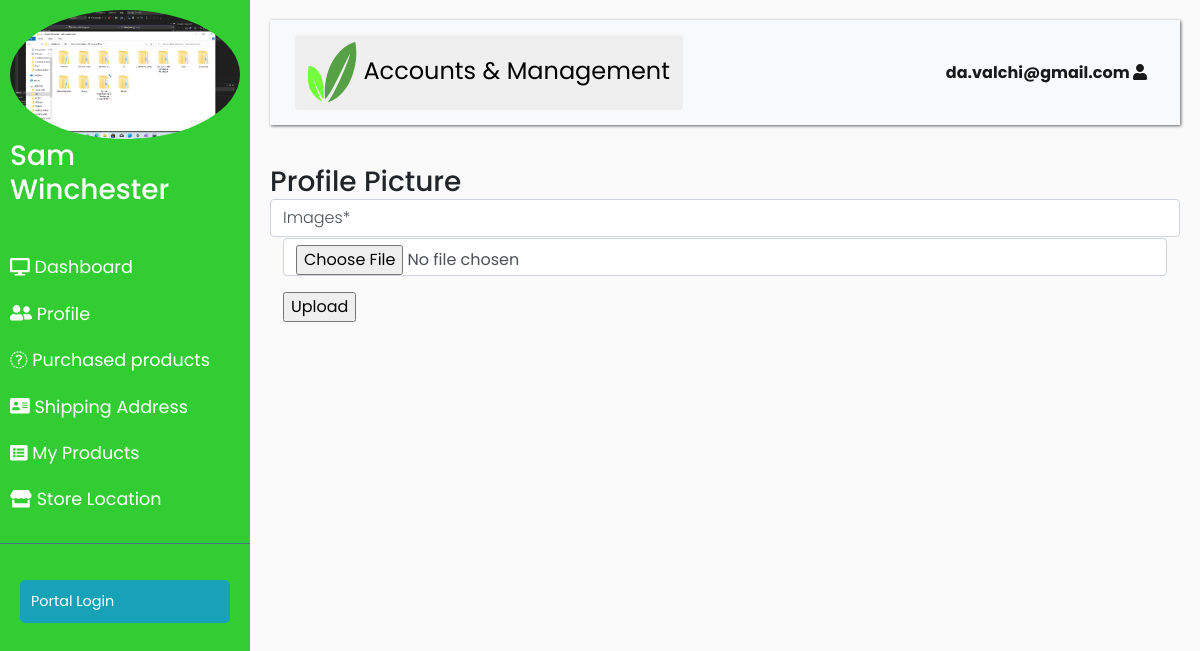
The app's page /account/display_picture (signed in) with its own data.
### account/models.py (models this page shows, shortened)
class User(AbstractBaseUser):
    first_name = models.CharField(max_length=50)
    last_name = models.CharField(max_length=50)
    email = models.EmailField(
        verbose_name='email address',
        max_length=255,
        unique=True,
    )
    phone = models.CharField(max_length=20)
    Active_Shipping_Address = models.ForeignKey(
        'goods.ShippingAddress',
        on_delete=models.DO_NOTHING,
        blank=True,
        null=True,
    )
    staff = models.BooleanField(default=False)
    admin = models.BooleanField(default=False)
    profile_picture = models.ImageField(blank=True, null=True)
    STATUS = (
        ('Buyer', 'Buyer'),
        ('Seller', 'Seller'),
    )
    client_status = models.CharField(max_length=500, choices=STATUS)
    USERNAME_FIELD = 'email'
    REQUIRED_FIELDS = ['first_name', 'last_name']
    @property
    def is_staff(self):
        return self.staff
    objects = UserManager()

class Profile(models.Model):
    user = models.OneToOneField(User, on_delete=models.CASCADE)
    images = models.ImageField(default='default.jpg', upload_to='profile_pics')

### farmer/views.py (the view, shortened to what this page needs)
# urls.py: path('display_picture', views.Profile_Picture.as_view(), name='profile_picture'),
class Profile_Picture(CreateView):
    model= Profile
    success_url = reverse_lazy('account')
    fields = ['images']
    template_name = "farmer/profile_picture.html"

### account/views.py (called while the page is built)
def _cart_id(request):
    cart = request.session.session_key
    if not cart:
        cart = request.session.create()
    return cart

### farmer/context_processor.py (called while the page is built)
def counter(request):
    cart_count=0
    if 'admin' in request.path:
        return {}
    else:
        try:
            cart=Cart.objects.filter(cart_id=_cart_id(request))
            cart_items=CartItem.objects.all().filter(cart=cart[:1])
            for cart_item in cart_items:
                cart_count+=cart_item.quantity
        except Cart.DoesNotExist:
            cart_count=0
    return dict(cart_count=cart_count)

### farmer/templates/farmer/profile_picture.html
{% extends 'farmer/account.html' %}
{% load crispy_forms_tags %}
{% block content %}
<h3 class="title-divider" style="margin-bottom: 0;"><span>Profile Picture</span></h3>
<div class="lead" style="margin-bottom: 40px;">
    <form class="form-control" method="post" enctype="multipart/form-data" >{% csrf_token %}
        {{ form|crispy }}
        <input type="submit" value="Upload">
    </form>
</div>
{% endblock %}

### farmer/templates/farmer/account.html (shortened to what this page needs)
{% load static %}
<!DOCTYPE html>
<html>
<head>
    <link rel="stylesheet" href="https://stackpath.bootstrapcdn.com/bootstrap/4.1.0/css/bootstrap.min.css">
</head>
<body style="">
    <div class="wrapper">
        <nav id="sidebar">
            <div class="sidebar-header">
              <a  {% if request.user.profile.images.url %}
                      href="{% url 'profile' request.user.id %}"
                          {% else %} href={% url 'profile_picture' %} {% endif %} >
                <img {% if request.user.profile.images.url %}
                    src="{{ request.user.profile.images.url }}"
                    {% else %}
                    src="https://dummyimage.com/150x150.gif?text={{ request.user }}"
                {% endif %}
                        alt="" width="768" height="1024" alt="Seller-Logo" class="img-fluid w-100"
                                      style="border-radius: 50%; height: 60%; width: 50%;"
                                     >
              </a>
                <h3> {{request.user.first_name}}  {{request.user.last_name}}  </h3>
            </div>
            <ul class="list-unstyled components">
                    <li >
                        <a href="{% url 'dashboard' %} "
                        >
                            <i class="fas fa-desktop"></i>  Dashboard
                        </a>
                    </li>
                <li>
                    <a href="{% url 'profile' request.user.pk %}">
                        <i class="fas fa-user-friends"></i>
                         <span>Profile</span>
                    </a>
                    <a href="{% url 'purchasedproducts' %}"
                    >
                     <i class="fas fa-inventory"></i>
                       <span> Purchased products</span>
                    </a>
                </li>
                <li>
                    <a href="{% url 'shippinglist'  %}">
                        <i class="fa fa-address-card"></i>
                       <span> Shipping Address </span>
                    </a>
                </li>
                {% if request.user.is_staff %}
                <li>
                    <a href="{% url 'myproducts' %}">
                        <i class="fa fa-list-alt"></i>
                       <span>My Products</span>
                    </a>
                </li>
                <li>
                    <a href="{% url 'storelist' %}">
                        <i class="fas fa-store"></i> <span>Store Location</span>
                    </a>
                </li>
                {% endif %}
            </ul>
            <ul class="list-unstyled CTAs">
                <li>
                    <a href="{% url 'admin:index' %}" class="btn btn-info">Portal Login</a>
                </li>
            </ul>
        </nav>
        <div id="content">
            <nav class="navbar navbar-expand-lg navbar-light bg-light" >
                <div class="container-fluid" >
                    <button type="button" id="sidebarCollapse" class="btn " style="font-size: x-large;">
                        <img src=" {% static 'SYmbol.png' %}">
                        <span>  Accounts &amp; Management</span>
                    </button>
                    <div  id="navbarSupportedContent">
                        <ul class="nav navbar-nav ml-auto">
                            <li class="nav-item active">
                                <a class="nav-link"  href="{% url 'account' %} ">  {{ greet }} <strong> {{request.user.email}} </strong> <i class="fa fa-user"></i> </a>
                        </ul>
                    </div>
                </div>
            </nav>
{% block content %}{% endblock %}
        </div>
    </div>
</body>
</html>

### farmer/templates/farmer/account.html (style rules this page uses)
body { font-family: 'Poppins', sans-serif; background: #fafafa; }
a, a:hover, a:focus { color: inherit; text-decoration: none; transition: all 0.3s; }
.navbar { padding: 15px 10px; background: #fff; border: none; border-radius: 0; margin-bottom: 40px; box-shadow: 1px 1px 3px rgba(99,99,99); }
i, span { display: inline-block; }
.wrapper { display: flex; align-items: stretch; }
#sidebar { min-width: 250px; max-width: 250px; background: limegreen; color: #fff; transition: all 0.3s; }
#sidebar ul li a { text-align: left; }
#sidebar .sidebar-header { padding: 10px; background: limegreen; }
#sidebar ul.components { padding: 20px 0; border-bottom: 1px solid #47748b; }
#sidebar ul li a { padding: 10px; font-size: 1.1em; display: block; }
ul.CTAs { padding: 20px; }
ul.CTAs a { text-align: center; font-size: 0.9em !important; display: block; border-radius: 5px; margin-bottom: 5px; }
#content { width: 100%; padding: 20px; min-height: 100vh; transition: all 0.3s; }

### records on screen
User: images (picture), user.first_name "Sam", user.last_name "Winchester", user.email "da.valchi@gmail.com"
